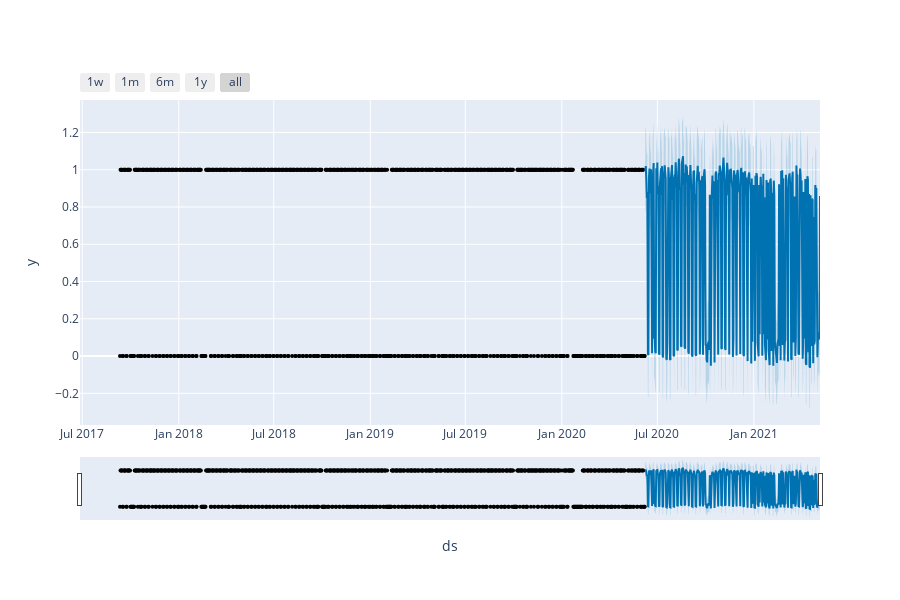

The cell this chart's notebook holds for it:
### Code cell
# %%warning = False
from prophet.plot import plot_plotly, plot_components_plotly

plot_plotly(m, forecast)

### Figure 1 — Plotly figure (JSON) as saved in the notebook; plotly's stock layout.template omitted (floating-point values rounded to 4 significant figures; data arrays with more than 128 entries replaced by an {"elided": "..."} marker saying what was removed)
{"data": [{"marker": {"color": "black", "size": 4}, "mode": "markers", "name": "Actual", "type": "scatter", "x": {"elided": "1001 str values"}, "y": {"elided": "1001 int values"}}, {"hoverinfo": "skip", "line": {"width": 0}, "mode": "lines", "type": "scatter", "x": {"elided": "334 str values"}, "y": {"elided": "334 float values"}}, {"fill": "tonexty", "fillcolor": "rgba(0, 114, 178, 0.2)", "line": {"color": "#0072B2", "width": 2}, "mode": "lines", "name": "Predicted", "type": "scatter", "x": {"elided": "334 str values"}, "y": {"elided": "334 float values"}}, {"fill": "tonexty", "fillcolor": "rgba(0, 114, 178, 0.2)", "hoverinfo": "skip", "line": {"width": 0}, "mode": "lines", "type": "scatter", "x": {"elided": "334 str values"}, "y": {"elided": "334 float values"}}], "layout": {"height": 600, "showlegend": false, "width": 900, "xaxis": {"rangeselector": {"buttons": [{"count": 7, "label": "1w", "step": "day", "stepmode": "backward"}, {"count": 1, "label": "1m", "step": "month", "stepmode": "backward"}, {"count": 6, "label": "6m", "step": "month", "stepmode": "backward"}, {"count": 1, "label": "1y", "step": "year", "stepmode": "backward"}, {"step": "all"}]}, "rangeslider": {"visible": true}, "title": {"text": "ds"}, "type": "date"}, "yaxis": {"title": {"text": "y"}}}}
